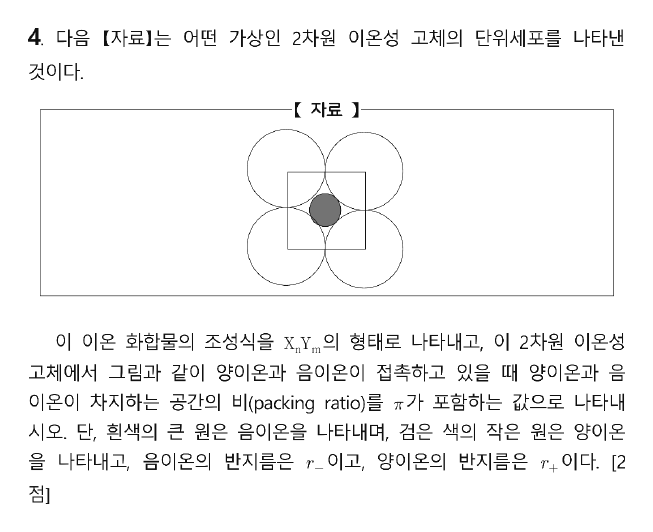
#> input picture 김지현_모의고사1회_해설/img/A04.png, 653 x 532 px
$ python -i build.py   (imports and definitions only)
#> lines starting #> are read from the running program, lines starting #| are printed output that depends on the picture; after the words box and inside, x2 and y2 are one past the last pixel; in counts of white or black regions, pixels touching at a corner belong together
#> further down, picture is the input picture: PIL image 653x532 L; min 16, max 255, mean 244.9
# -*- coding: utf-8 -*-
"""김지현 화교론 문제풀이 1~4주 엄선 문항 시험지(A3 2단, 쪽당 2문항) 빌더.
인자: 작업 폴더(주차별 문제지 쪽 이미지 q{주}-{쪽}.png, OCR q{주}-{쪽}.tsv, items.json)"""
import csv, json, pathlib, re, subprocess, sys, html
from PIL import Image
W = pathlib.Path(sys.argv[1]); HERE = pathlib.Path(__file__).parent
# [1 line not run here, left out]
CHROME = "/opt/pw-browsers/chromium-1243/chrome-linux64/chrome"

# 2027 출제 대비 엄선 문항: (주차, 번호, 핵심 주제)
SEL = [
 (1, 2, "2022 내용 체계 핵심 아이디어·가치·태도 / 중화 반응 성취기준"), (1, 3, "로슨 순환학습 유형 · 브루너 표현 양식 · 내용 체계"),
 (1, 4, "POE 모형 단계 수정 · 가설 설정"), (1, 5, "평가표 타당성 · 가설 · 조작적 정의"), (1, 6, "하슈웨 인지 갈등 모형 · POE"),
 (1, 9, "물질 영역 내용 체계 · 2015↔2022 단원 비교"), (1, 10, "실험 보고서 평가표 · 과냉각 · 채점"), (1, 12, "ZPD · 문항 분석(난이도·변별도) · 오수벨"),
 (1, 13, "과학사 · 과학의 본성 · 반증주의와 한계"), (1, 16, "귀추적 사고 · 라카토슈 발견법 · 과정·기능"),
 (2, 2, "포퍼·라카토슈 관점 비교 · 개념 변화"), (2, 3, "POE · 라카토슈 견고한 핵 · 쿤"), (2, 6, "서술적 순환학습 · 교육과정 내용 범위"),
 (2, 9, "비고츠키 · 상태 변화 교과서 · 발문"), (2, 10, "내용 체계 · 반응 속도 실험 변인 통제"), (2, 12, "과학의 본성 · 반증 가능성 · 포스너 조건"),
 (2, 18, "로슨 서술적 → 경험-귀추적 순환학습"), (2, 20, "물질과 에너지 샤를 법칙 · 과정·기능 · 채점표"),
 (2, 24, "포퍼 반증주의 한계 · 쿤 · 라카토슈 (2024 물리 A6 각색)"), (2, 25, "가설-연역 · 후건 긍정의 오류 (2024 생물 A6 각색)"),
 (3, 1, "내용 체계 · 평가 준거 작성 · 탐구 유의점"), (3, 2, "POE vs 가설-연역적 수업 모형"), (3, 5, "라카토슈 발견법 · 관찰의 이론 의존성 · 쿤"),
 (3, 7, "물질과 에너지 내용 체계 · 디지털 도구 · 성취기준 해설"), (3, 11, "카플러스 순환학습 ↔ 쿤 · 하슈웨"), (3, 14, "오수벨 상위적 학습 · 비교 선행조직자"),
 (3, 15, "동료 평가 준거 · 성취기준"), (3, 16, "비고츠키 · 화학 변화의 자발성 · 해설 범위"), (3, 22, "용액의 총괄성 · 오수벨 병위적 학습 · 유의미가"),
 (3, 24, "2022 설계의 개요 · 과정·기능 (2024 생물 A5 각색)"),
 (4, 1, "탐구 과정 · 인과적 의문 · 귀추"), (4, 3, "오수벨 학습 형태(하위적·상위적) · 수업 원리"), (4, 7, "5E → 경험-귀추적 순환학습 · 평가표"),
 (4, 9, "라카토슈 전진적 프로그램 · 쿤 위기·혁명"), (4, 11, "과목 간 내용 체계 위계 · 통합과학2 범위 · 브루너"), (4, 12, "2022 내용 체계 범주명"),
 (4, 16, "하슈웨 인지 갈등 + 드라이버 모형"), (4, 18, "귀추·가설연역·귀납 추론 구분"), (4, 22, "공유 결합의 극성 · 비계 발문 · ZPD"),
 (4, 25, "문제 기반 학습(PBL) 특징"),
]

def footer_y(w, p, h):
    rows = [r for r in csv.DictReader(open(W / f"q{w}-{p:02d}.tsv", encoding="utf-8"), delimiter="\t", quoting=csv.QUOTE_NONE)
            if r["level"] == "5" and (r["text"] or "").strip()]
    ys = [int(r["top"]) for r in rows if int(r["top"]) > h * 0.85 and re.search(r"김지현|전공|http|cafe", r["text"])]
    return min(ys) if ys else int(h * 0.955)

def crop(w, p, first):
    im = Image.open(W / f"q{w}-{p:02d}.png").convert("L")
    wd, h = im.size
    top = 255 if first else 230
    bot = footer_y(w, p, h) - 15
    im = im.crop((135, top, wd - 135, bot))
    return unframe(im)

def unframe(im):
    """문항 바깥 테두리(이중선)를 잘라 내고 흰 여백을 다듬는다. 안쪽 【자료】 상자는 그대로 둔다."""
    import numpy as np
    a = np.array(im) < 128; h, w = a.shape
#> after `a = np.array(im) < 128`:
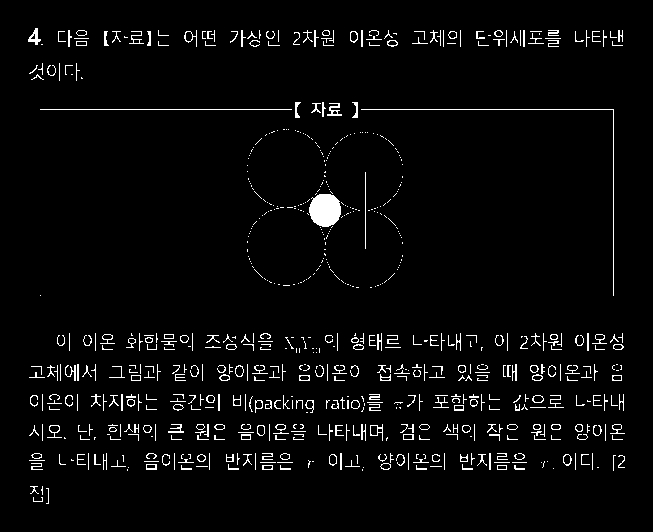
#> a: shape (532, 653) bool; 3.6% white in thin lines or dots, all inside (x1, y1, x2, y2) = (28, 28, 625, 504)
#> after `h, w = a.shape`: h = 532; w = 653
    cols, rows = a.sum(0), a.sum(1)
#> cols = 653 values, max 224 at index 613, min 0 at index 0, mean 19.01; rows = 532 values, max 517 at index 109, min 0 at index 0, mean 23.34
    L = [x for x in range(min(60, w)) if cols[x] > 0.6 * h]
#> L = []
    R = [x for x in range(max(0, w - 60), w) if cols[x] > 0.6 * h]
#> R = []
    x0 = max(L) + 6 if L else 0; x1 = min(R) - 6 if R else w
#> after `x0 = max(L) + 6 if L else 0`: x0 = 0
#> after `x1 = min(R) - 6 if R else w`: x1 = 653
    T = [y for y in range(min(60, h)) if a[y, x0:x1].sum() > 0.85 * (x1 - x0)]
#> T = []
    B = [y for y in range(max(0, h - 70), h) if a[y, x0:x1].sum() > 0.85 * (x1 - x0)]
#> B = []
    y0 = max(T) + 6 if T else 0; y1 = min(B) - 6 if B else h
#> after `y0 = max(T) + 6 if T else 0`: y0 = 0
#> after `y1 = min(B) - 6 if B else h`: y1 = 532
    im = im.crop((x0, y0, x1, y1))
    a = np.array(im) < 160
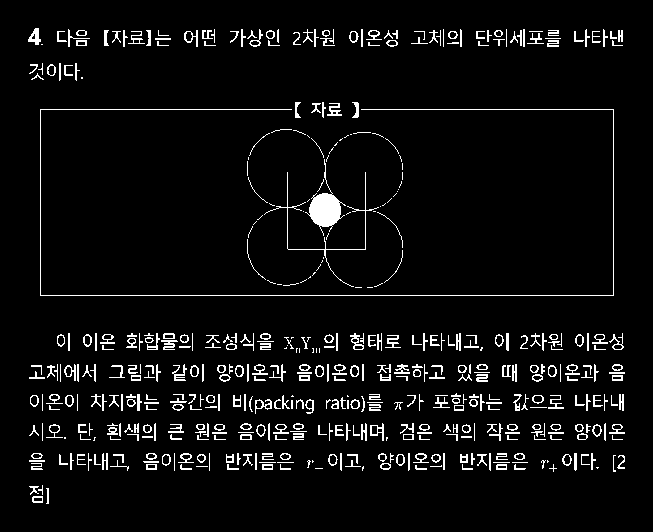
#> a: shape (532, 653) bool; 5.4% white in thin lines or dots, all inside (x1, y1, x2, y2) = (28, 28, 625, 504)
    ys, xs = np.where(a)
#> ys = 18609 values from 28 to 503; xs = 18609 values, max 624 at index 10075, min 28 at index 1418, mean 323.6
    if len(xs):
        im = im.crop((max(0, xs.min() - 8), max(0, ys.min() - 8), min(im.width, xs.max() + 9), min(im.height, ys.max() + 9)))
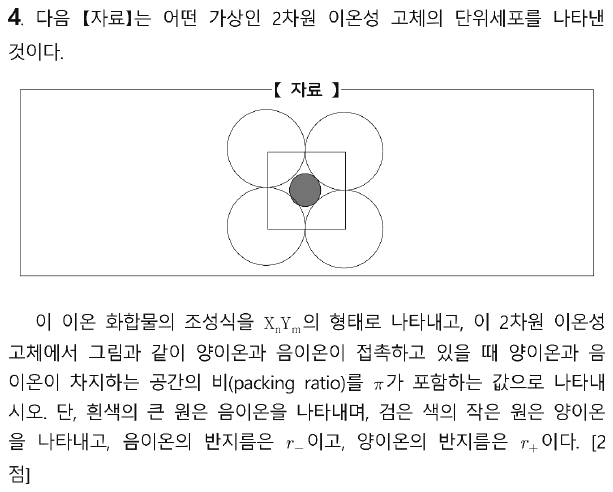
#> im: PIL image 613x492 L; min 16, max 255, mean 243.4
    return im

CELL_W, CELL_H = 136.0, 172.0   # 칸 크기(mm): A4 가로 2단
def pieces(im):
    """칸 비율보다 긴 조각을 가로로 완전히 빈 줄에서 나눈다(상자는 세로선이 있어 자르지 않음)."""
    import numpy as np
    hmax = int(im.width * CELL_H / CELL_W)
    if im.height <= hmax * 1.04: return [im]
    blank = (np.array(im) < 160).sum(1) == 0
    out, y = [], 0
    while im.height - y > hmax * 1.04:
        cand = [r for r in range(y + int(hmax * 0.45), min(im.height, y + hmax)) if blank[r]]
        cut = cand[-1] if cand else y + hmax
        out.append(im.crop((0, y, im.width, cut))); y = cut
        while y < im.height and blank[y]: y += 1
    out.append(im.crop((0, y, im.width, im.height)))
    return out

# [1 line not run here, left out]
cells = []
# [6 lines not run here, left out]

css = """@page{size:297mm 210mm;margin:0}*{box-sizing:border-box}
body{margin:0;font-family:'NanumGothic',sans-serif;color:#111}
.page{width:297mm;height:210mm;padding:8mm 9mm 9mm;position:relative;page-break-after:always;overflow:hidden}
.page:last-child{page-break-after:auto}
.top{border-top:1.2pt solid #000;margin-bottom:2mm}
.cols{display:flex;height:184mm}
.col{flex:none;width:50%;padding:0 4mm 0 0;display:flex;flex-direction:column;align-items:center}
.col+.col{border-left:.8pt solid #000;padding:0 0 0 4mm}
.tag{align-self:stretch;font-size:8pt;color:#444;margin:0 0 1mm}.tag b{color:#1a3d6d}
.col img{width:100%;max-height:177mm;object-fit:contain;object-position:top}
.foot{position:absolute;left:10mm;right:10mm;bottom:4mm;border-top:.6pt solid #000;padding-top:1mm;text-align:center;font-size:8pt}
.cover h1{font-size:15pt;margin:0 0 1.5mm}.cover p{font-size:8.6pt;line-height:1.5;margin:0 0 2mm}
.cover .tw{display:flex;gap:5mm}.cover table{border-collapse:collapse;width:50%;font-size:8pt}
.cover td,.cover th{border:.5pt solid #999;padding:.7mm 1.5mm;text-align:left}.cover th{background:#eef2f7}"""
items_only = [c for c in cells if c[4] == 0]
pg_of = {}
# [1 line not run here, left out]
def tbl(rs): return "<table><tr><th>순서</th><th>출처</th><th>핵심 주제</th><th>쪽</th></tr>" + "".join(rs) + "</table>"
rows = [f"<tr><td>{i+1}</td><td>{w}주차 {n}번</td><td>{html.escape(t)}</td><td>{pg_of[(w, n)]}</td></tr>" for i, (w, n, t, *_ ) in enumerate(items_only)]
half = (len(rows) + 1) // 2
pages = [f"""<section class='page cover'><div class='top'></div><h1>김지현 화학교육론 문제풀이 1~4주 — 2027 대비 엄선 {len(items_only)}문항</h1>
<p>◦ 2014–2026 화학교육론 기출과 2024–2026 물리·생물·지구과학교육론 경향을 기준으로, 2027 출제 가능성이 높은 이론·유형(2022 개정 교육과정 문서, 평가, 로슨·POE·5E·드라이버 등 수업 모형, 비고츠키·오수벨, 포스너·하슈웨 개념 변화, 포퍼·쿤·라카토슈, 귀납·연역·귀추, 탐구 설계·변인)을 담은 문항만 골랐습니다.
◦ 원 문제를 그대로 옮겼고 한 쪽에 두 칸(좌우)씩 실었습니다. A4 가로로 출력해도 읽기 쉽도록 문항 테두리를 없애고, 긴 문제는 단락 사이에서 여러 칸으로 나누어 실었습니다(‘계속’ 표시).</p>
<div class='tw'>{tbl(rows[:half])}{tbl(rows[half:])}</div>
<div class='foot'>김지현 화교론 문제풀이 엄선 — 1</div></section>"""]
# [4 lines not run here, left out]
doc = f"<!doctype html><html lang='ko'><head><meta charset='utf-8'><title>김지현 화교론 엄선</title><style>{css}</style></head><body>{''.join(pages)}</body></html>"
# [4 lines not run here, left out]

>>> from PIL import Image
>>> picture = Image.open('../김지현_모의고사1회_해설/img/A04.png')
>>> result = unframe(picture)

$ run again, on 김지현_모의고사1회_해설/img/A08.png
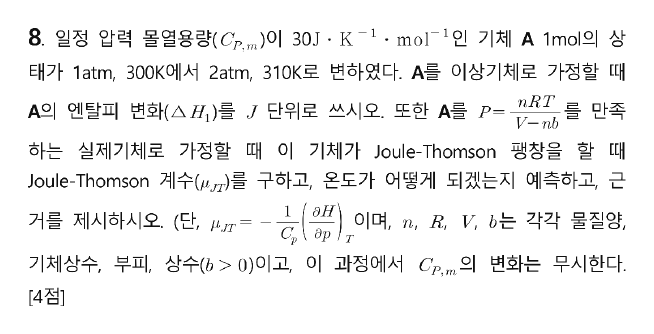
#> input picture 김지현_모의고사1회_해설/img/A08.png, 654 x 334 px
#> picture is the input picture: PIL image 654x334 L; min 16, max 255, mean 240.3
#> in unframe, `a = np.array(im) < 128`:
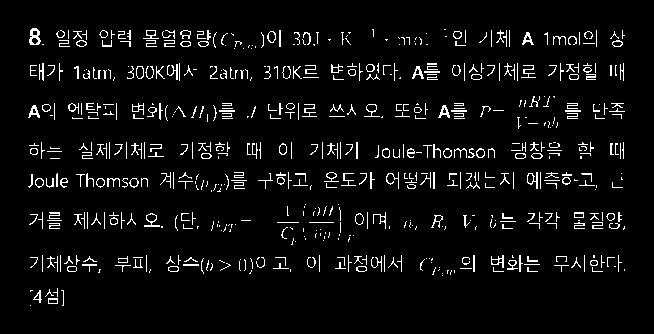
#> a: shape (334, 654) bool; 5.1% white in thin lines or dots, all inside (x1, y1, x2, y2) = (28, 28, 625, 306)
#> cols = 654 values, max 63 at index 42, min 0 at index 0, mean 16.94; rows = 334 values, max 158 at index 110, min 0 at index 0, mean 33.18
#> L = []
#> x0 = 0
#> x1 = 654
#> T = []
#> y0 = 0
#> y1 = 334
#> ys = 16220 values from 28 to 305; xs = 16220 values, max 625 at index 723, min 28 at index 6578, mean 322.6
#> in unframe, `im = im.crop((max(0, xs.min() - 8), max(0, ys.min() - 8), min(im.width..`:
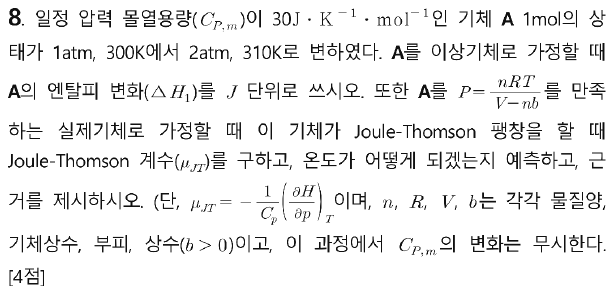
#> im: PIL image 614x294 L; min 16, max 255, mean 237.2

$ run again, on 김지현_모의고사1회_해설/img/A09.png
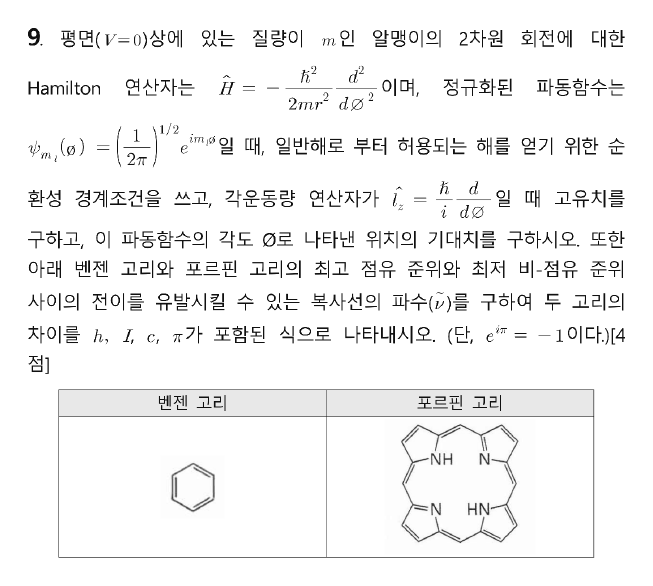
#> input picture 김지현_모의고사1회_해설/img/A09.png, 653 x 586 px
#> picture is the input picture: PIL image 653x586 L; min 16, max 255, mean 243
#> in unframe, `a = np.array(im) < 128`:
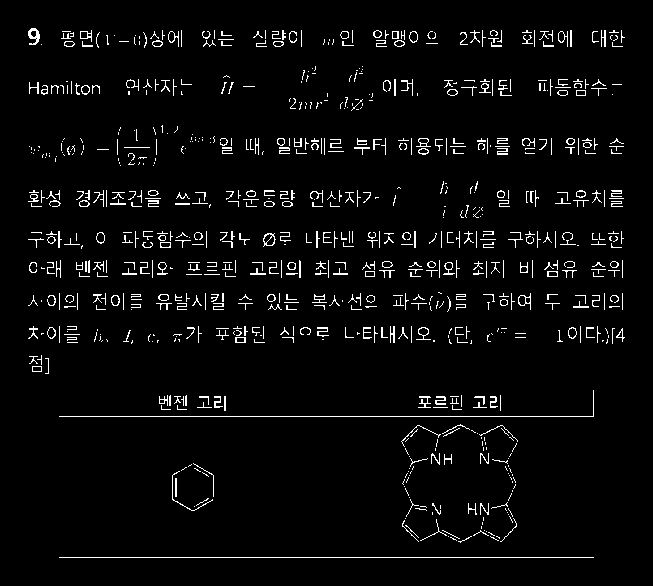
#> a: shape (586, 653) bool; 3.8% white in thin lines or dots, all inside (x1, y1, x2, y2) = (28, 28, 625, 558)
#> cols = 653 values, max 69 at index 59, min 0 at index 0, mean 22.44; rows = 586 values, max 535 at index 416, min 0 at index 0, mean 25
#> L = []
#> x0 = 0
#> x1 = 653
#> T = []
#> y0 = 0
#> y1 = 586
#> in unframe, `im = im.crop((max(0, xs.min() - 8), max(0, ys.min() - 8), min(im.width..`:
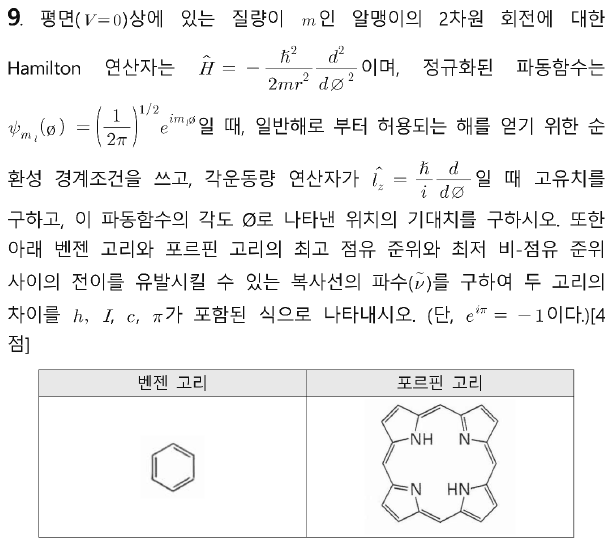
#> im: PIL image 613x546 L; min 16, max 255, mean 241.2

$ run again, on 김지현_모의고사1회_해설/img/A12.png
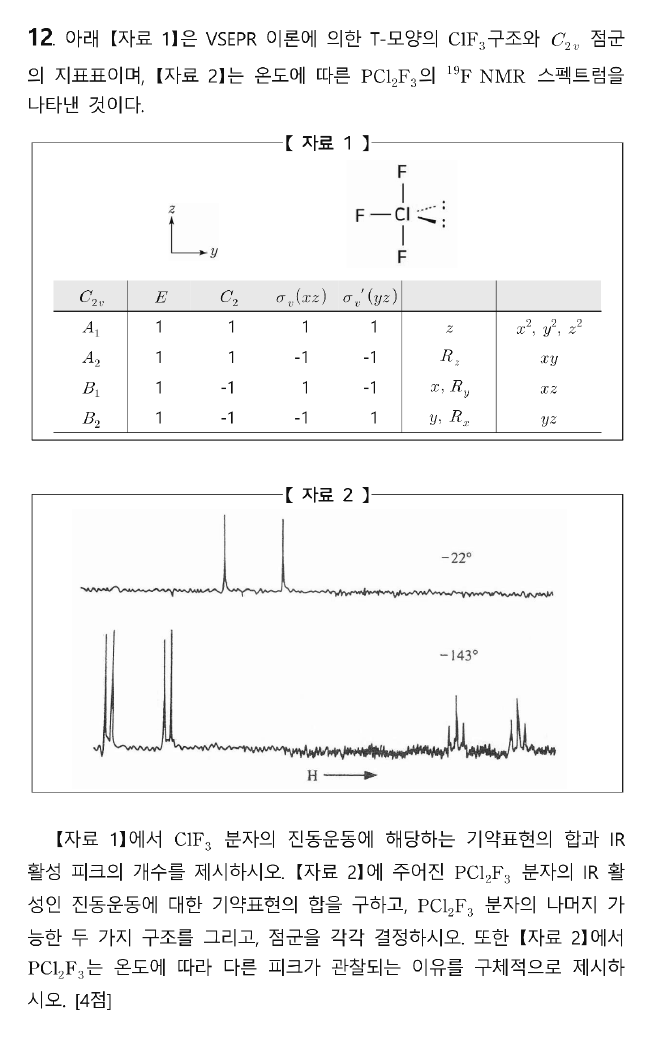
#> input picture 김지현_모의고사1회_해설/img/A12.png, 653 x 1038 px
#> picture is the input picture: PIL image 653x1038 L; min 16, max 255, mean 245.1
#> in unframe, `a = np.array(im) < 128`:
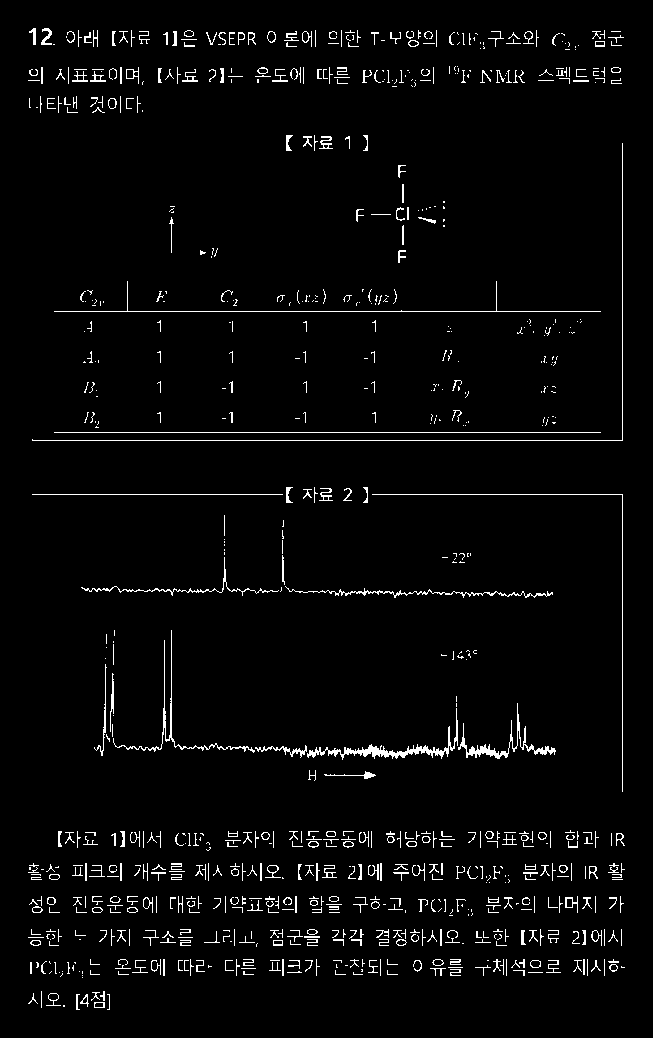
#> a: shape (1038, 653) bool; 3.1% white in thin lines or dots, all inside (x1, y1, x2, y2) = (28, 28, 625, 1010)
#> cols = 653 values, max 608 at index 622, min 0 at index 0, mean 31.98; rows = 1038 values, max 591 at index 440, min 0 at index 0, mean 20.12
#> L = []
#> x0 = 0
#> x1 = 653
#> T = []
#> y0 = 0
#> y1 = 1038
#> in unframe, `im = im.crop((max(0, xs.min() - 8), max(0, ys.min() - 8), min(im.width..`:
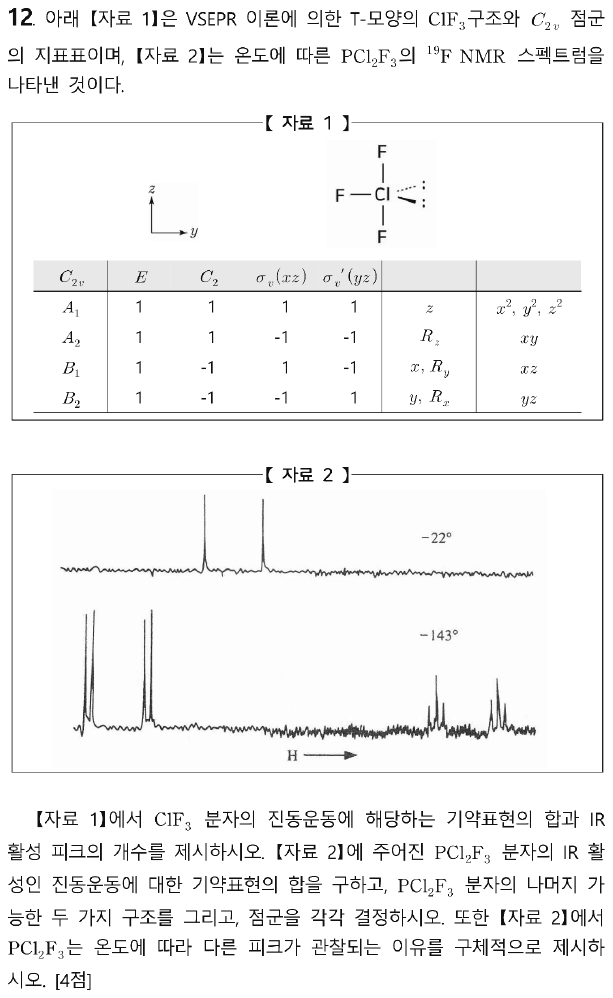
#> im: PIL image 613x998 L; min 16, max 255, mean 244
